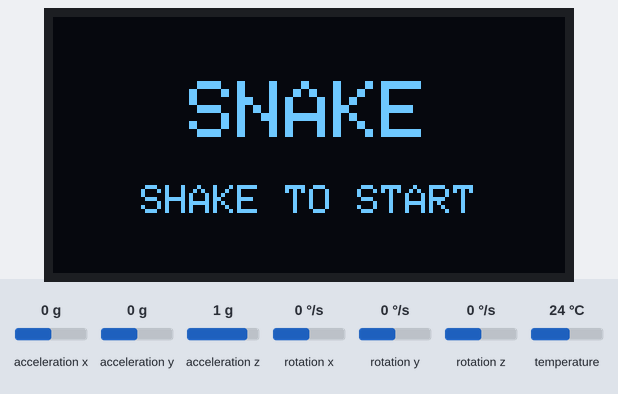
Recording of a sketch running on a simulated ESP32. On the bench: 128×64 one-colour display. Inputs (shaded band) come from the test bench; at power-on: acceleration x 0 g, acceleration y 0 g, acceleration z 1 g, rotation x 0 °/s, rotation y 0 °/s, rotation z 0 °/s, temperature 24 °C. Random numbers use the default seed unless the sketch sets one.

Above: at 1.7 s.
1.8 s: acceleration x set to -1.4 g
At 2.1 s:
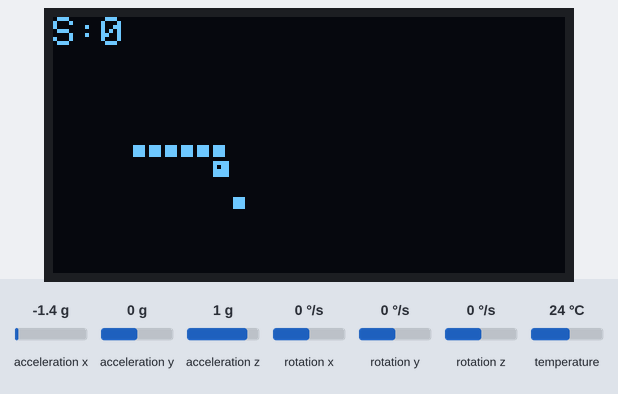
At 2.51 s:
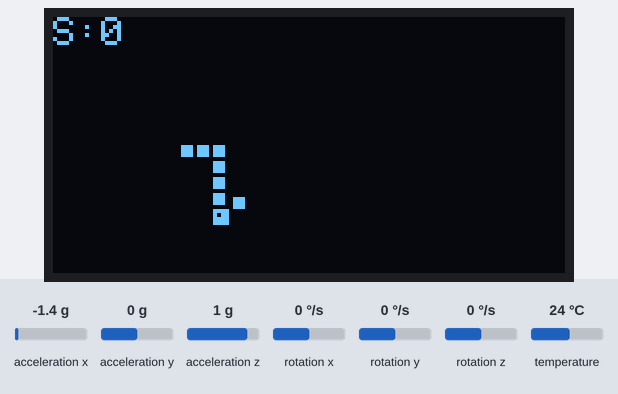
Timing chart, 0 to 4.8 s (numbered marks = the images above; inputs shaded):
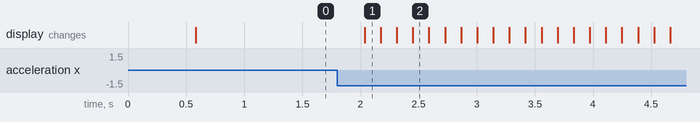

The sketch:

snake.ino
```cpp
#include <Arduino.h>
#include <Wire.h>
#include <Adafruit_GFX.h>
#include <Adafruit_SSD1306.h>
#include <Adafruit_MPU6050.h>
#include <Adafruit_Sensor.h>

#define W 128
#define H 64
#define CELL 4
#define COLS (W / CELL)
#define ROWS (H / CELL)
#define MAXLEN 90

Adafruit_SSD1306 d(W, H, &Wire, -1);
Adafruit_MPU6050 mpu;

int snakeX[MAXLEN];
int snakeY[MAXLEN];
int length;
int directionX;
int directionY;
int foodX;
int foodY;
int score;
int moveDelay;
unsigned long lastMove = 0;
unsigned long bootTime = 0;
bool started = false;
float previousAx = 0;
float previousAy = 0;
float previousAz = 0;

void placeFood() {
  bool occupied;
  do {
    foodX = random(COLS);
    foodY = random(ROWS);
    occupied = false;
    for (int i = 0; i < length; i++) {
      if (snakeX[i] == foodX && snakeY[i] == foodY) {
        occupied = true;
        break;
      }
    }
  } while (occupied);
}

void resetGame() {
  length = 7;
  directionX = 1;
  directionY = 0;
  score = 0;
  moveDelay = 135;

  for (int i = 0; i < length; i++) {
    snakeX[i] = 10 - i;
    snakeY[i] = ROWS / 2;
  }
  placeFood();
}

void showGameOver() {
  d.clearDisplay();
  d.setTextColor(SSD1306_WHITE);

  d.setTextSize(2);
  int16_t x1, y1;
  uint16_t textWidth, textHeight;
  d.getTextBounds("GAME OVER", 0, 0, &x1, &y1, &textWidth, &textHeight);
  d.setCursor((W - textWidth) / 2, 18);
  d.print("GAME OVER");

  char scoreText[20];
  snprintf(scoreText, sizeof(scoreText), "SCORE %d", score);
  d.setTextSize(1);
  d.getTextBounds(scoreText, 0, 0, &x1, &y1, &textWidth, &textHeight);
  d.setCursor((W - textWidth) / 2, 42);
  d.print(scoreText);

  d.display();
  delay(900);
  resetGame();
  started = false;

  // Re-arm shake detection from a fresh sensor reading.
  sensors_event_t a, g, t;
  mpu.getEvent(&a, &g, &t);
  previousAx = a.acceleration.x;
  previousAy = a.acceleration.y;
  previousAz = a.acceleration.z;
  bootTime = millis();
}

void showStartScreen() {
  d.clearDisplay();
  d.setTextColor(SSD1306_WHITE);

  int16_t x1, y1;
  uint16_t textWidth, textHeight;

  d.setTextSize(2);
  d.getTextBounds("SNAKE", 0, 0, &x1, &y1, &textWidth, &textHeight);
  d.setCursor((W - textWidth) / 2, 16);
  d.print("SNAKE");

  d.setTextSize(1);
  d.getTextBounds("SHAKE TO START", 0, 0, &x1, &y1, &textWidth, &textHeight);
  d.setCursor((W - textWidth) / 2, 42);
  d.print("SHAKE TO START");
  d.display();
}

void readTilt(const sensors_event_t &a) {

  // Correct MPU orientation for this board:
  // Y acceleration = screen left/right, X acceleration = screen up/down.
  float horizontal = a.acceleration.y;
  float vertical = a.acceleration.x;

  if (fabs(horizontal) > fabs(vertical)) {
    if (horizontal > 3.0 && directionX != -1) {
      directionX = 1;
      directionY = 0;
    } else if (horizontal < -3.0 && directionX != 1) {
      directionX = -1;
      directionY = 0;
    }
  } else {
    if (vertical > 3.0 && directionY != 1) {
      directionX = 0;
      directionY = -1;
    } else if (vertical < -3.0 && directionY != -1) {
      directionX = 0;
      directionY = 1;
    }
  }
}

void drawGame() {
  d.clearDisplay();

  for (int i = 0; i < length; i++) {
    int x = snakeX[i] * CELL;
    int y = snakeY[i] * CELL;
    if (i == 0) {
      d.fillRect(x, y, CELL, CELL, 1);
      d.drawPixel(x + 1, y + 1, 0);
    } else {
      d.fillRect(x, y, CELL - 1, CELL - 1, 1);
    }
  }

  int foodPixelX = foodX * CELL + 1;
  int foodPixelY = foodY * CELL + 1;
  d.fillRect(foodPixelX, foodPixelY, CELL - 1, CELL - 1, 1);

  // Score overlay: gameplay still uses the entire screen.
  d.setTextSize(1);
  d.setTextColor(SSD1306_WHITE, SSD1306_BLACK);
  d.setCursor(0, 0);
  d.print("S:");
  d.print(score);
  d.setTextColor(SSD1306_WHITE);
  d.display();
}

void setup() {
  Wire.begin(9, 8);
  Wire.setClock(800000);
  d.begin(SSD1306_SWITCHCAPVCC, 0x3C);
  d.clearDisplay();
  d.setTextColor(SSD1306_WHITE);
  d.setTextSize(2);
  d.setCursor(34, 22);
  d.print("SNAKE");
  d.display();
  delay(500);
  randomSeed(analogRead(0));

  mpu.begin(0x68, &Wire);
  mpu.setAccelerometerRange(MPU6050_RANGE_8_G);
  mpu.setFilterBandwidth(MPU6050_BAND_21_HZ);
  resetGame();
  bootTime = millis();
  sensors_event_t a, g, t;
  mpu.getEvent(&a, &g, &t);
  previousAx = a.acceleration.x;
  previousAy = a.acceleration.y;
  previousAz = a.acceleration.z;
  showStartScreen();
}

void loop() {
  sensors_event_t a, g, t;
  mpu.getEvent(&a, &g, &t);

  float shakeAmount =
    fabs(a.acceleration.x - previousAx) +
    fabs(a.acceleration.y - previousAy) +
    fabs(a.acceleration.z - previousAz);
  previousAx = a.acceleration.x;
  previousAy = a.acceleration.y;
  previousAz = a.acceleration.z;

  if (!started) {
    showStartScreen();
    if (millis() - bootTime > 1000 && shakeAmount > 5.0) {
      started = true;
      resetGame();
      lastMove = millis();
      delay(180);
    } else {
      delay(25);
    }
    return;
  }

  readTilt(a);

  if (millis() - lastMove < (unsigned long)moveDelay) {
    delay(3);
    return;
  }
  lastMove = millis();

  int nextX = snakeX[0] + directionX;
  int nextY = snakeY[0] + directionY;

  // No walls: wrap around every edge of the playfield.
  if (nextX < 0) nextX = COLS - 1;
  if (nextX >= COLS) nextX = 0;
  if (nextY < 0) nextY = ROWS - 1;
  if (nextY >= ROWS) nextY = 0;

  for (int i = 0; i < length; i++) {
    if (snakeX[i] == nextX && snakeY[i] == nextY) {
      showGameOver();
      return;
    }
  }

  bool ateFood = nextX == foodX && nextY == foodY;
  if (ateFood && length < MAXLEN) length++;

  for (int i = length - 1; i > 0; i--) {
    snakeX[i] = snakeX[i - 1];
    snakeY[i] = snakeY[i - 1];
  }
  snakeX[0] = nextX;
  snakeY[0] = nextY;

  if (ateFood) {
    score++;
    if (moveDelay > 55) moveDelay -= 3;
    placeFood();
  }

  drawGame();
}
```

Measured:
- after the input at 1.8 s, the display: changes after 0.24 s (image 1)
